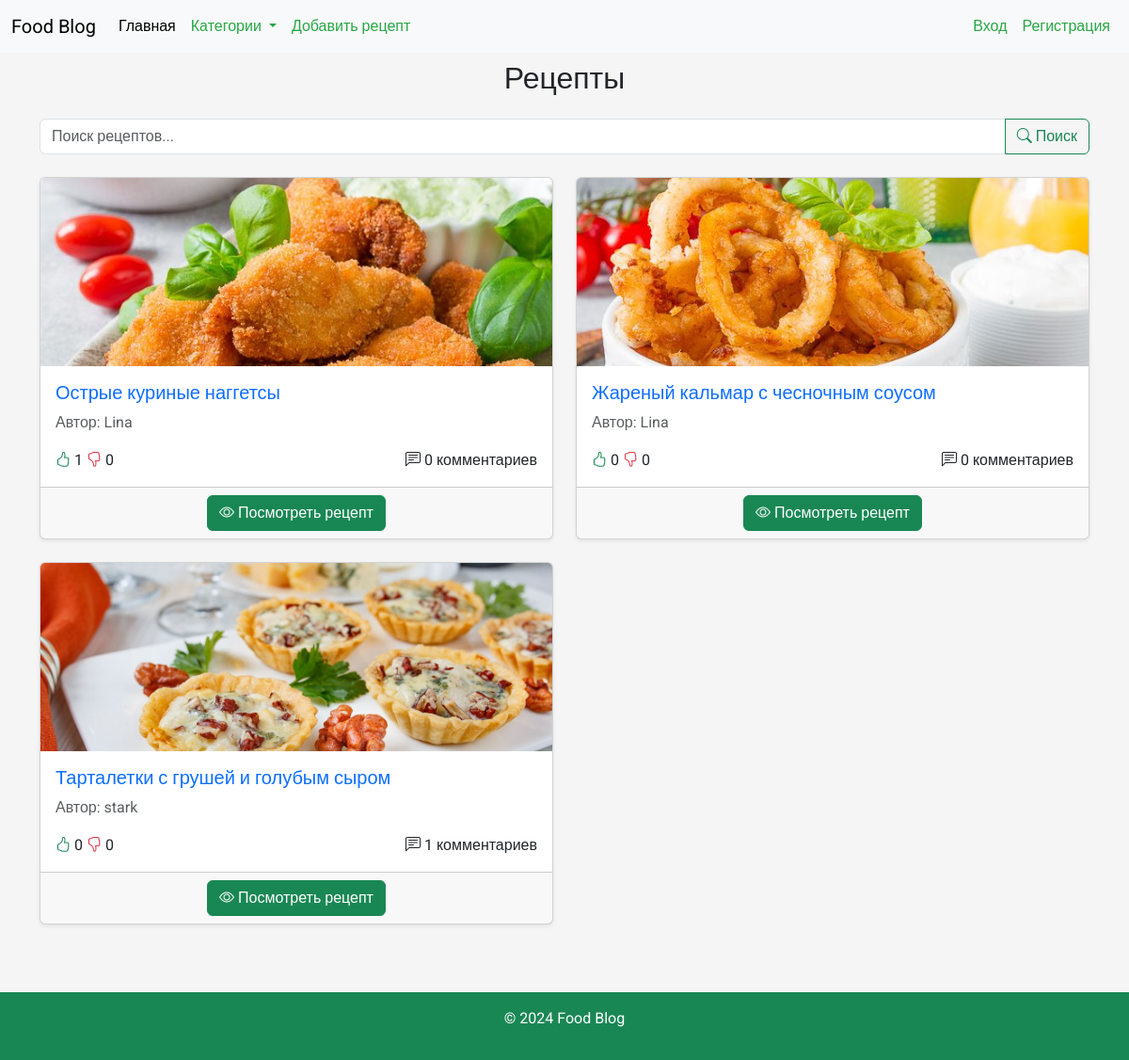
The app's page /?category=5 with its own data.
### recipes/models.py (models this page shows, shortened)
class Recipe(models.Model):
    title = models.CharField(max_length=255)
    description = models.TextField()
    ingredients = models.TextField()
    instructions = models.TextField()
    cooking_time = models.IntegerField()  # Время в минутах
    image = models.ImageField(upload_to='recipes/', blank=True, null=True)
    created_at = models.DateTimeField(auto_now_add=True)
    updated_at = models.DateTimeField(auto_now=True)
    author = models.ForeignKey(User, on_delete=models.CASCADE)
    category = models.ForeignKey('Category', on_delete=models.SET_NULL, null=True)
    likes = models.PositiveIntegerField(default=0)
    dislikes = models.PositiveIntegerField(default=0)
    def total_likes(self):
        return self.like_set.filter(is_like=True).count()
    def total_dislikes(self):
        return self.like_set.filter(is_like=False).count()

### recipes/views.py (the view)
# urls.py: path('', views.recipe_list, name='recipe_list'),
def recipe_list(request):
    query = request.GET.get('search')
    category_id = request.GET.get('category')
    if query:
        recipes = Recipe.objects.filter(Q(title__icontains=query))
    elif category_id:
        recipes = Recipe.objects.filter(category__id=category_id)
    else:
        recipes = Recipe.objects.all()
    categories = Category.objects.all()
    for recipe in recipes:
        recipe.total_likes_count = recipe.total_likes()
        recipe.total_dislikes_count = recipe.total_dislikes()
    return render(request, 'recipes/recipe_list.html', {
        'recipes': recipes,
        'categories': categories,
    })

### recipes/templates/recipes/recipe_list.html
{% extends 'base.html' %}
{% load custom_filters %}
{% load static %}
{% block content %}
<div class="container mt-5">
    <h2 class="mb-4 text-center">Рецепты</h2>
    <form method="GET" action="{% url 'recipe_list' %}" class="mb-4">
        <div class="input-group">
            <input type="text" name="search" class="form-control" placeholder="Поиск рецептов..." value="{{ request.GET.search }}">
            <button class="btn btn-outline-success" type="submit">
                <i class="bi bi-search"></i> Поиск
            </button>
        </div>
    </form>
    <div class="row">
        {% for recipe in recipes %}
            <div class="col-md-6 mb-4">
                <div class="card h-100 shadow-sm">
                    {% if recipe.image %}
                        <img src="{{ recipe.image.url }}" class="card-img-top" alt="Фото рецепта" style="max-height: 200px; object-fit: cover;">
                    {% else %}
                        <img src="{% static 'default_recipe_image.jpg' %}" class="card-img-top" alt="Изображение по умолчанию" style="max-height: 200px; object-fit: cover;">
                    {% endif %}
                    <div class="card-body">
                        <h5 class="card-title" style="color: #8B4513;">
                            <a href="{% url 'recipe_detail' recipe.pk %}" class="text-decoration-none">{{ recipe.title }}</a>
                        </h5>
                        <p class="card-text text-muted">Автор: {{ recipe.author.username }}</p>
                        <div class="d-flex justify-content-between align-items-center mt-3">
                            <span>
                                <i class="bi bi-hand-thumbs-up text-success"></i> {{ recipe.total_likes }}
                                <i class="bi bi-hand-thumbs-down text-danger"></i> {{ recipe.total_dislikes }}
                            </span>
                            <span>
                                <i class="bi bi-chat-left-text"></i> {{ recipe.comments.count }} комментариев
                            </span>
                        </div>
                    </div>
                    <div class="card-footer text-center">
                        <a href="{% url 'recipe_detail' recipe.pk %}" class="btn btn-success">
                            <i class="bi bi-eye"></i> Посмотреть рецепт
                        </a>
                    </div>
                </div>
            </div>
        {% empty %}
            <p class="alert alert-warning">Рецептов не найдено.</p>
        {% endfor %}
    </div>
</div>
{% endblock %}

### static/css/styles.css (style rules this page uses)
body { font-family: 'Roboto', sans-serif; background-color: #f5f5f5; }

### records on screen
Recipe: image (picture), title "Острые куриные наггетсы", author.username "Lina", total_likes "1", total_dislikes "0", comments.count "0"
Recipe: image (picture), title "Жареный кальмар с чесночным соусом", author.username "Lina", total_likes "0", total_dislikes "0", comments.count "0"
Recipe: image (picture), title "Тарталетки с грушей и голубым сыром", author.username "stark", total_likes "0", total_dislikes "0", comments.count "1"
